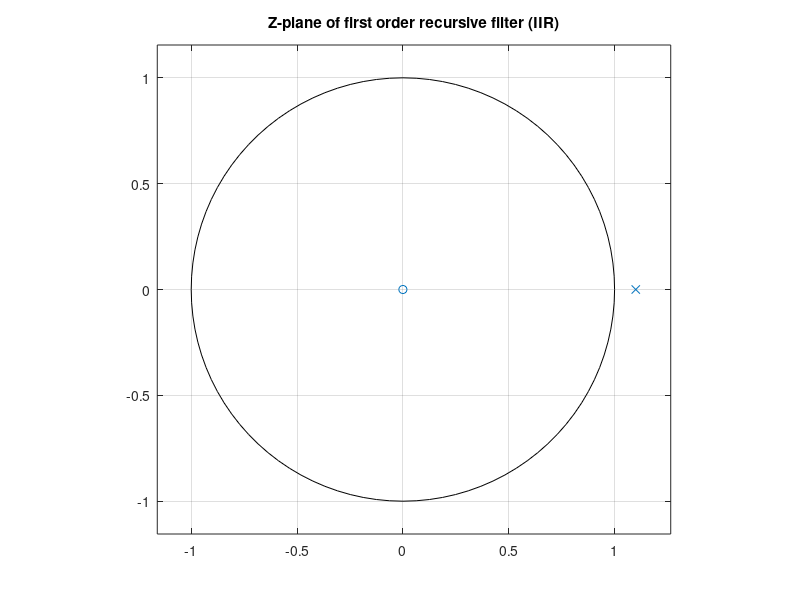
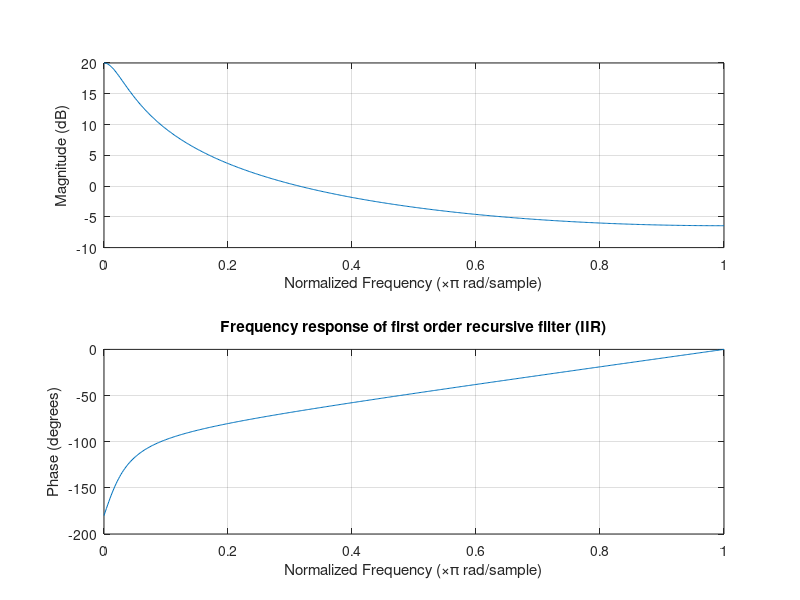

Reproduce these figures in MATLAB, in order.
%Sebastian Van der Borght 4meii2 B2

%variabelen
%a1 = 0.1;
%a1 = 0.5;
%a1 = 0.9;
%a1 = 1;
a1 = 1.1;

%coefficienten van de zero
z = [1 0];

%coefficienten van de pool
p = [1 -a1];

%plot van zero en pool
figure(1)
zplane(z,p)
title('Z-plane of first order recursive filter (IIR)');

%plot van amplitude- en faseresponsie in het discrete frequentie domein
figure(2)
freqz(z,p)
title('Frequency response of first order recursive filter (IIR)');
